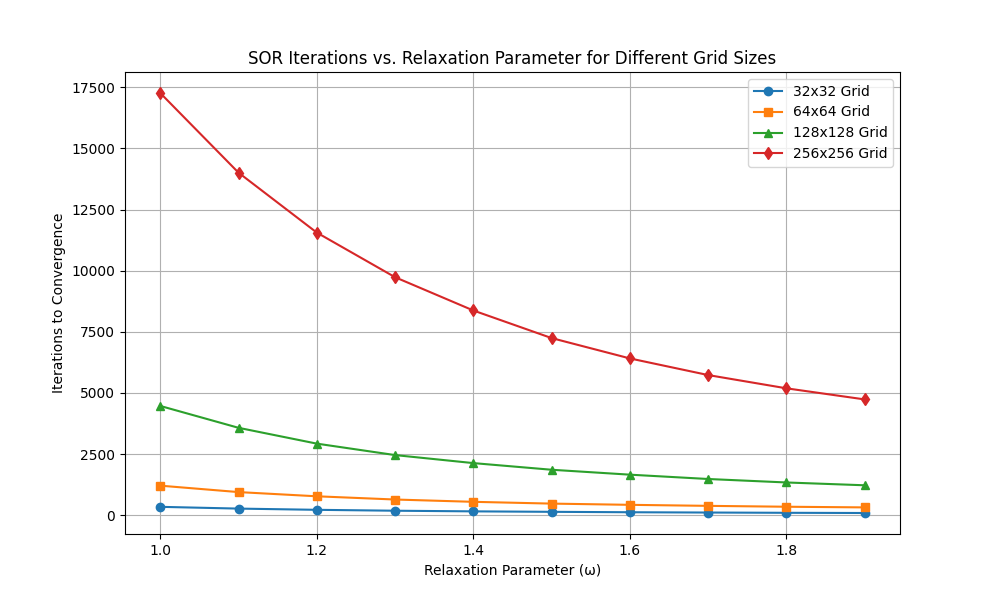

Recreate this plot in Python.
import numpy as np
import matplotlib.pyplot as plt

# Data extracted from user's provided output
omega_values = [1.0, 1.1, 1.2, 1.3, 1.4, 1.5, 1.6, 1.7, 1.8, 1.9]

iterations_32x32 = [346, 274, 224, 187, 161, 142, 125, 113, 102, 94]
iterations_64x64 = [1212, 949, 777, 645, 551, 478, 428, 386, 350, 323]
iterations_128x128 = [4471, 3577, 2930, 2462, 2134, 1862, 1661, 1484, 1342, 1227]
iterations_256x256 = [17265, 14008, 11558, 9734, 8373, 7245, 6413, 5733, 5191, 4737]

# Plot the results
plt.figure(figsize=(10, 6))
plt.plot(omega_values, iterations_32x32, marker='o', linestyle='-', label="32x32 Grid")
plt.plot(omega_values, iterations_64x64, marker='s', linestyle='-', label="64x64 Grid")
plt.plot(omega_values, iterations_128x128, marker='^', linestyle='-', label="128x128 Grid")
plt.plot(omega_values, iterations_256x256, marker='d', linestyle='-', label="256x256 Grid")

# Graph aesthetics
plt.xlabel("Relaxation Parameter (ω)")
plt.ylabel("Iterations to Convergence")
plt.title("SOR Iterations vs. Relaxation Parameter for Different Grid Sizes")
plt.legend()
plt.grid(True)
plt.show()
